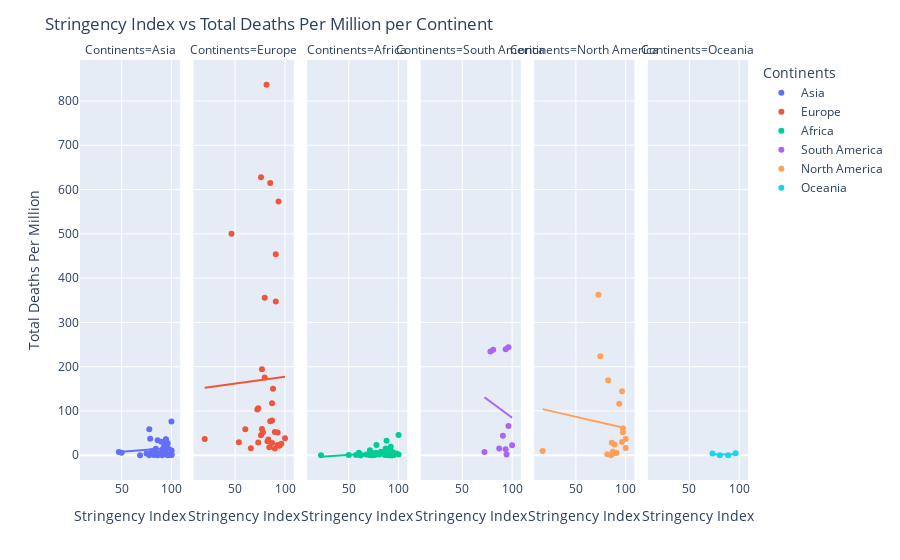

Notebook source saved alongside this figure:
### Code cell
fig = px.scatter(combined_stg_df, x = "Stringency Index", y = "Total Deaths Per Million", 
                facet_col="Continents", hover_name = "Country", trendline="ols", color="Continents",
                labels = {"Stringency Index":"Stringency Index"})
fig.update_layout(title="Stringency Index vs Total Deaths Per Million per Continent")
fig.show()

### Figure 1 — Plotly figure (JSON) as saved in the notebook; plotly's stock layout.template omitted (floating-point values rounded to 4 significant figures)
{"data": [{"hovertemplate": "<b>%{hovertext}</b><br><br>Continents=Asia<br>Stringency Index=%{x}<br>Total Deaths Per Million=%{y}<extra></extra>", "hovertext": ["Afghanistan", "Azerbaijan", "Bahrain", "Bangladesh", "Bhutan", "Cambodia", "China", "Georgia", "India", "Indonesia", "Iraq", "Israel", "Japan", "Jordan", "Kazakhstan", "Kuwait", "Lebanon", "Malaysia", "Mongolia", "Myanmar", "Nepal", "Oman", "Pakistan", "Philippines", "Qatar", "Saudi Arabia", "Singapore", "Sri Lanka", "Tajikistan", "Thailand", "Turkey", "United Arab Emirates", "Uzbekistan", "Vietnam"], "legendgroup": "Asia", "marker": {"color": "#636efa", "symbol": "circle"}, "mode": "markers", "name": "Asia", "orientation": "v", "showlegend": true, "type": "scatter", "x": [84.26, 91.67, 78.7, 93.52, 77.78, 68.52, 81.94, 100, 100, 80.09, 96.3, 94.44, 47.22, 100, 89.35, 100, 85.19, 75, 90.74, 86.11, 96.3, 92.59, 96.3, 100, 86.11, 94.44, 85.19, 100, 50, 82.41, 77.78, 89.81, 96.3, 96.3], "xaxis": "x", "y": [14.93, 15.19, 37.02, 8.889, 0, 0, 3.223, 3.509, 9.927, 9.012, 27.35, 35.35, 7.535, 0.882, 6.391, 76.34, 4.688, 3.738, 0, 0.11, 0.789, 25.65, 16.25, 10.67, 34.02, 36.39, 4.444, 0.514, 5.452, 0.831, 58.69, 30.54, 0.568, 0], "yaxis": "y"}, {"hovertemplate": "<b>OLS trendline</b><br>Total Deaths Per Million = 0.181612 * Stringency Index + -1.45521<br>R<sup>2</sup>=0.016414<br><br>Continents=Asia<br>Stringency Index=%{x}<br>Total Deaths Per Million=%{y} <b>(trend)</b><extra></extra>", "legendgroup": "Asia", "marker": {"color": "#636efa", "symbol": "circle"}, "mode": "lines", "name": "Asia", "showlegend": false, "type": "scatter", "x": [47.22, 50, 68.52, 75, 77.78, 77.78, 78.7, 80.09, 81.94, 82.41, 84.26, 85.19, 85.19, 86.11, 86.11, 89.35, 89.81, 90.74, 91.67, 92.59, 93.52, 94.44, 94.44, 96.3, 96.3, 96.3, 96.3, 96.3, 100, 100, 100, 100, 100, 100], "xaxis": "x", "y": [7.121, 7.625, 10.99, 12.17, 12.67, 12.67, 12.84, 13.09, 13.43, 13.51, 13.85, 14.02, 14.02, 14.18, 14.18, 14.77, 14.86, 15.02, 15.19, 15.36, 15.53, 15.7, 15.7, 16.03, 16.03, 16.03, 16.03, 16.03, 16.71, 16.71, 16.71, 16.71, 16.71, 16.71], "yaxis": "y"}, {"hovertemplate": "<b>%{hovertext}</b><br><br>Continents=Europe<br>Stringency Index=%{x}<br>Total Deaths Per Million=%{y}<extra></extra>", "hovertext": ["Albania", "Austria", "Belarus", "Belgium", "Bosnia and Herzegovina", "Bulgaria", "Croatia", "Cyprus", "Czech Republic", "Denmark", "Estonia", "Finland", "France", "Germany", "Greece", "Hungary", "Iceland", "Ireland", "Italy", "Latvia", "Lithuania", "Luxembourg", "Moldova", "Netherlands", "Norway", "Poland", "Portugal", "Romania", "Serbia", "Slovenia", "Spain", "Sweden", "Switzerland", "Ukraine", "United Kingdom"], "legendgroup": "Europe", "marker": {"color": "#EF553B", "symbol": "circle"}, "mode": "markers", "name": "Europe", "orientation": "v", "showlegend": true, "type": "scatter", "x": [89.81, 85.19, 19.44, 81.48, 92.59, 73.15, 96.3, 94.44, 82.41, 72.22, 77.78, 60.19, 90.74, 73.15, 84.26, 76.85, 53.7, 90.74, 93.52, 65.74, 87.04, 79.63, 87.04, 79.63, 75.93, 83.33, 87.96, 87.04, 100, 89.81, 85.19, 46.3, 76.85, 92.59, 75.93], "xaxis": "x2", "y": [15.29, 76.61, 36.62, 836.6, 51.51, 28.64, 26.06, 21.69, 31.38, 103.6, 52.02, 58.84, 454.1, 106.0, 18.23, 59.21, 29.3, 347.3, 572.8, 15.9, 27.92, 175.7, 117.3, 355.4, 45.01, 35.83, 150.0, 78.6, 38.36, 52.43, 615.0, 500.3, 194.1, 22.91, 628.0], "yaxis": "y2"}, {"hovertemplate": "<b>OLS trendline</b><br>Total Deaths Per Million = 0.305203 * Stringency Index + 146.508<br>R<sup>2</sup>=0.000475<br><br>Continents=Europe<br>Stringency Index=%{x}<br>Total Deaths Per Million=%{y} <b>(trend)</b><extra></extra>", "legendgroup": "Europe", "marker": {"color": "#EF553B", "symbol": "circle"}, "mode": "lines", "name": "Europe", "showlegend": false, "type": "scatter", "x": [19.44, 46.3, 53.7, 60.19, 65.74, 72.22, 73.15, 73.15, 75.93, 75.93, 76.85, 76.85, 77.78, 79.63, 79.63, 81.48, 82.41, 83.33, 84.26, 85.19, 85.19, 87.04, 87.04, 87.04, 87.96, 89.81, 89.81, 90.74, 90.74, 92.59, 92.59, 93.52, 94.44, 96.3, 100], "xaxis": "x2", "y": [152.4, 160.6, 162.9, 164.9, 166.6, 168.5, 168.8, 168.8, 169.7, 169.7, 170.0, 170.0, 170.2, 170.8, 170.8, 171.4, 171.7, 171.9, 172.2, 172.5, 172.5, 173.1, 173.1, 173.1, 173.4, 173.9, 173.9, 174.2, 174.2, 174.8, 174.8, 175.1, 175.3, 175.9, 177.0], "yaxis": "y2"}, {"hovertemplate": "<b>%{hovertext}</b><br><br>Continents=Africa<br>Stringency Index=%{x}<br>Total Deaths Per Million=%{y}<extra></extra>", "hovertext": ["Algeria", "Angola", "Benin", "Botswana", "Burkina Faso", "Burundi", "Cameroon", "Central African Republic", "Chad", "Cote d'Ivoire", "Djibouti", "Eritrea", "Ethiopia", "Gabon", "Ghana", "Guinea", "Kenya", "Lesotho", "Liberia", "Libya", "Madagascar", "Malawi", "Mali", "Mauritania", "Mauritius", "Morocco", "Mozambique", "Namibia", "Niger", "Nigeria", "Rwanda", "Senegal", "Seychelles", "Sierra Leone", "Somalia", "South Africa", "South Sudan", "Sudan", "Tanzania", "Togo", "Tunisia", "Uganda", "Zambia", "Zimbabwe"], "legendgroup": "Africa", "marker": {"color": "#00cc96", "symbol": "circle"}, "mode": "markers", "name": "Africa", "orientation": "v", "showlegend": true, "type": "scatter", "x": [92.13, 90.74, 70.83, 86.11, 89.81, 22.22, 71.3, 75.93, 88.89, 80.56, 100, 93.52, 75.93, 87.04, 86.11, 78.7, 93.52, 62.04, 87.96, 100, 95.37, 57.41, 72.22, 77.78, 82.41, 93.52, 62.04, 73.15, 61.11, 85.65, 90.74, 77.78, 93.52, 94.44, 60.19, 87.96, 86.57, 91.67, 50, 67.59, 90.74, 93.52, 70.83, 87.96], "xaxis": "x3", "y": [19.27, 0.274, 1.072, 0.425, 2.535, 0.084, 11.34, 4.762, 4.505, 1.933, 45.55, 0, 0.644, 15.28, 2.735, 2.056, 2.287, 0, 6.722, 1.455, 0.506, 0.575, 5.481, 23.23, 7.863, 5.798, 0.16, 0, 2.768, 2.513, 0.154, 5.017, 0, 6.895, 5.663, 32.54, 3.037, 11.88, 0.352, 1.57, 4.231, 0, 0.598, 0.404], "yaxis": "y3"}, {"hovertemplate": "<b>OLS trendline</b><br>Total Deaths Per Million = 0.157733 * Stringency Index + -7.13238<br>R<sup>2</sup>=0.069676<br><br>Continents=Africa<br>Stringency Index=%{x}<br>Total Deaths Per Million=%{y} <b>(trend)</b><extra></extra>", "legendgroup": "Africa", "marker": {"color": "#00cc96", "symbol": "circle"}, "mode": "lines", "name": "Africa", "showlegend": false, "type": "scatter", "x": [22.22, 50, 57.41, 60.19, 61.11, 62.04, 62.04, 67.59, 70.83, 70.83, 71.3, 72.22, 73.15, 75.93, 75.93, 77.78, 77.78, 78.7, 80.56, 82.41, 85.65, 86.11, 86.11, 86.57, 87.04, 87.96, 87.96, 87.96, 88.89, 89.81, 90.74, 90.74, 90.74, 91.67, 92.13, 93.52, 93.52, 93.52, 93.52, 93.52, 94.44, 95.37, 100, 100], "xaxis": "x3", "y": [-3.628, 0.7543, 1.923, 2.362, 2.507, 2.653, 2.653, 3.529, 4.04, 4.04, 4.114, 4.259, 4.406, 4.844, 4.844, 5.136, 5.136, 5.281, 5.575, 5.866, 6.377, 6.45, 6.45, 6.523, 6.597, 6.742, 6.742, 6.742, 6.888, 7.034, 7.18, 7.18, 7.18, 7.327, 7.4, 7.619, 7.619, 7.619, 7.619, 7.619, 7.764, 7.911, 8.641, 8.641], "yaxis": "y3"}, {"hovertemplate": "<b>%{hovertext}</b><br><br>Continents=South America<br>Stringency Index=%{x}<br>Total Deaths Per Million=%{y}<extra></extra>", "hovertext": ["Argentina", "Bolivia", "Brazil", "Chile", "Colombia", "Ecuador", "Guyana", "Paraguay", "Peru", "Suriname", "Uruguay"], "legendgroup": "South America", "marker": {"color": "#ab63fa", "symbol": "circle"}, "mode": "markers", "name": "South America", "orientation": "v", "showlegend": true, "type": "scatter", "x": [100, 96.3, 81.02, 78.24, 90.74, 93.52, 87.04, 94.44, 96.3, 93.52, 72.22], "xaxis": "x4", "y": [22.37, 66.22, 238.1, 234.3, 43.96, 239.4, 15.26, 1.823, 244.0, 13.64, 7.197], "yaxis": "y4"}, {"hovertemplate": "<b>OLS trendline</b><br>Total Deaths Per Million = -1.66946 * Stringency Index + 251.627<br>R<sup>2</sup>=0.017689<br><br>Continents=South America<br>Stringency Index=%{x}<br>Total Deaths Per Million=%{y} <b>(trend)</b><extra></extra>", "legendgroup": "South America", "marker": {"color": "#ab63fa", "symbol": "circle"}, "mode": "lines", "name": "South America", "showlegend": false, "type": "scatter", "x": [72.22, 78.24, 81.02, 87.04, 90.74, 93.52, 93.52, 94.44, 96.3, 96.3, 100], "xaxis": "x4", "y": [131.1, 121.0, 116.4, 106.3, 100.1, 95.5, 95.5, 93.96, 90.86, 90.86, 84.68], "yaxis": "y4"}, {"hovertemplate": "<b>%{hovertext}</b><br><br>Continents=North America<br>Stringency Index=%{x}<br>Total Deaths Per Million=%{y}<extra></extra>", "hovertext": ["Aruba", "Barbados", "Belize", "Bermuda", "Canada", "Costa Rica", "Dominica", "Dominican Republic", "El Salvador", "Guatemala", "Haiti", "Honduras", "Jamaica", "Mexico", "Nicaragua", "Panama", "Puerto Rico", "Trinidad and Tobago", "United States"], "legendgroup": "North America", "marker": {"color": "#FFA15A", "symbol": "circle"}, "mode": "markers", "name": "North America", "orientation": "v", "showlegend": true, "type": "scatter", "x": [86.11, 88.89, 90.74, 96.3, 74.54, 81.48, 85.19, 97.22, 100, 96.3, 87.04, 100, 87.04, 82.41, 16.67, 93.52, 97.22, 90.74, 72.69], "xaxis": "x5", "y": [28.1, 24.36, 5.03, 144.5, 223.4, 2.356, 0, 61.03, 16.5, 29.64, 7.718, 36.65, 3.377, 169.3, 9.661, 116.1, 52.08, 5.716, 362.5], "yaxis": "y5"}, {"hovertemplate": "<b>OLS trendline</b><br>Total Deaths Per Million = -0.520244 * Stringency Index + 112.783<br>R<sup>2</sup>=0.009955<br><br>Continents=North America<br>Stringency Index=%{x}<br>Total Deaths Per Million=%{y} <b>(trend)</b><extra></extra>", "legendgroup": "North America", "marker": {"color": "#FFA15A", "symbol": "circle"}, "mode": "lines", "name": "North America", "showlegend": false, "type": "scatter", "x": [16.67, 72.69, 74.54, 81.48, 82.41, 85.19, 86.11, 87.04, 87.04, 88.89, 90.74, 90.74, 93.52, 96.3, 96.3, 97.22, 97.22, 100, 100], "xaxis": "x5", "y": [104.1, 74.97, 74.0, 70.39, 69.91, 68.46, 67.98, 67.5, 67.5, 66.54, 65.58, 65.58, 64.13, 62.68, 62.68, 62.2, 62.2, 60.76, 60.76], "yaxis": "y5"}, {"hovertemplate": "<b>%{hovertext}</b><br><br>Continents=Oceania<br>Stringency Index=%{x}<br>Total Deaths Per Million=%{y}<extra></extra>", "hovertext": ["Australia", "Fiji", "New Zealand", "Papua New Guinea"], "legendgroup": "Oceania", "marker": {"color": "#19d3f3", "symbol": "circle"}, "mode": "markers", "name": "Oceania", "orientation": "v", "showlegend": true, "type": "scatter", "x": [73.15, 88.89, 96.3, 80.56], "xaxis": "x6", "y": [4, 0, 4.562, 0], "yaxis": "y6"}, {"hovertemplate": "<b>OLS trendline</b><br>Total Deaths Per Million = 0.0214936 * Stringency Index + 0.319458<br>R<sup>2</sup>=0.007564<br><br>Continents=Oceania<br>Stringency Index=%{x}<br>Total Deaths Per Million=%{y} <b>(trend)</b><extra></extra>", "legendgroup": "Oceania", "marker": {"color": "#19d3f3", "symbol": "circle"}, "mode": "lines", "name": "Oceania", "showlegend": false, "type": "scatter", "x": [73.15, 80.56, 88.89, 96.3], "xaxis": "x6", "y": [1.892, 2.051, 2.23, 2.389], "yaxis": "y6"}], "layout": {"annotations": [{"font": {}, "showarrow": false, "text": "Continents=Asia", "x": 0.075, "xanchor": "center", "xref": "paper", "y": 1, "yanchor": "bottom", "yref": "paper"}, {"font": {}, "showarrow": false, "text": "Continents=Europe", "x": 0.245, "xanchor": "center", "xref": "paper", "y": 1, "yanchor": "bottom", "yref": "paper"}, {"font": {}, "showarrow": false, "text": "Continents=Africa", "x": 0.415, "xanchor": "center", "xref": "paper", "y": 1, "yanchor": "bottom", "yref": "paper"}, {"font": {}, "showarrow": false, "text": "Continents=South America", "x": 0.585, "xanchor": "center", "xref": "paper", "y": 1, "yanchor": "bottom", "yref": "paper"}, {"font": {}, "showarrow": false, "text": "Continents=North America", "x": 0.755, "xanchor": "center", "xref": "paper", "y": 1, "yanchor": "bottom", "yref": "paper"}, {"font": {}, "showarrow": false, "text": "Continents=Oceania", "x": 0.925, "xanchor": "center", "xref": "paper", "y": 1, "yanchor": "bottom", "yref": "paper"}], "legend": {"title": {"text": "Continents"}, "tracegroupgap": 0}, "margin": {"t": 60}, "title": {"text": "Stringency Index vs Total Deaths Per Million per Continent"}, "xaxis": {"anchor": "y", "domain": [0, 0.15], "title": {"text": "Stringency Index"}}, "xaxis2": {"anchor": "y2", "domain": [0.17, 0.32], "matches": "x", "title": {"text": "Stringency Index"}}, "xaxis3": {"anchor": "y3", "domain": [0.34, 0.49], "matches": "x", "title": {"text": "Stringency Index"}}, "xaxis4": {"anchor": "y4", "domain": [0.51, 0.66], "matches": "x", "title": {"text": "Stringency Index"}}, "xaxis5": {"anchor": "y5", "domain": [0.68, 0.83], "matches": "x", "title": {"text": "Stringency Index"}}, "xaxis6": {"anchor": "y6", "domain": [0.85, 1], "matches": "x", "title": {"text": "Stringency Index"}}, "yaxis": {"anchor": "x", "domain": [0, 1], "title": {"text": "Total Deaths Per Million"}}, "yaxis2": {"anchor": "x2", "domain": [0, 1], "matches": "y", "showticklabels": false}, "yaxis3": {"anchor": "x3", "domain": [0, 1], "matches": "y", "showticklabels": false}, "yaxis4": {"anchor": "x4", "domain": [0, 1], "matches": "y", "showticklabels": false}, "yaxis5": {"anchor": "x5", "domain": [0, 1], "matches": "y", "showticklabels": false}, "yaxis6": {"anchor": "x6", "domain": [0, 1], "matches": "y", "showticklabels": false}}}
